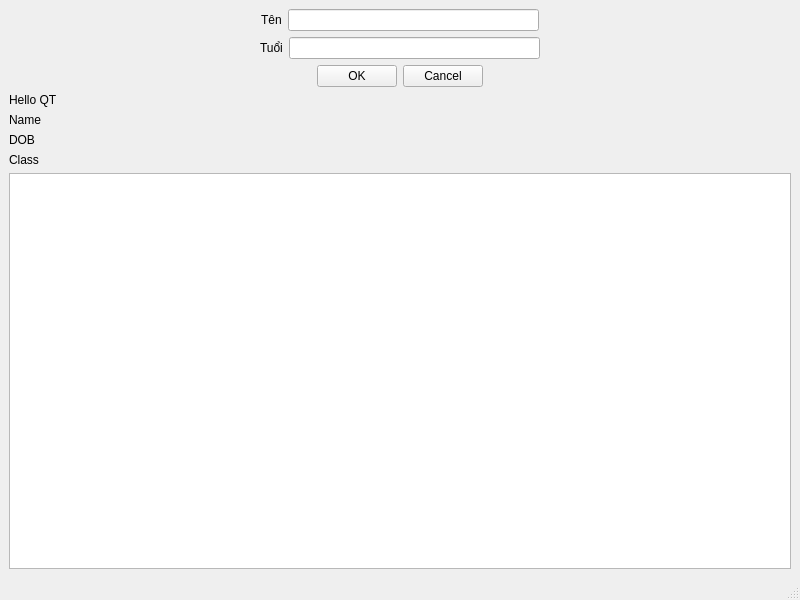
<?xml version="1.0" encoding="UTF-8"?>
<ui version="4.0">
 <class>MainWindow</class>
 <widget class="QMainWindow" name="MainWindow">
  <property name="geometry">
   <rect>
    <x>0</x>
    <y>0</y>
    <width>800</width>
    <height>600</height>
   </rect>
  </property>
  <property name="windowTitle">
   <string>MainWindow</string>
  </property>
  <widget class="QWidget" name="centralwidget">
   <layout class="QVBoxLayout" name="verticalLayout">
    <item>
     <layout class="QHBoxLayout" name="horizontalLayout">
      <item>
       <spacer name="horizontalSpacer">
        <property name="orientation">
         <enum>Qt::Horizontal</enum>
        </property>
        <property name="sizeHint" stdset="0">
         <size>
          <width>40</width>
          <height>20</height>
         </size>
        </property>
       </spacer>
      </item>
      <item>
       <widget class="QLabel" name="label">
        <property name="text">
         <string>Tên</string>
        </property>
       </widget>
      </item>
      <item>
       <widget class="QLineEdit" name="lineEdit"/>
      </item>
      <item>
       <spacer name="horizontalSpacer_2">
        <property name="orientation">
         <enum>Qt::Horizontal</enum>
        </property>
        <property name="sizeHint" stdset="0">
         <size>
          <width>40</width>
          <height>20</height>
         </size>
        </property>
       </spacer>
      </item>
     </layout>
    </item>
    <item>
     <layout class="QHBoxLayout" name="horizontalLayout_2">
      <item>
       <spacer name="horizontalSpacer_3">
        <property name="orientation">
         <enum>Qt::Horizontal</enum>
        </property>
        <property name="sizeHint" stdset="0">
         <size>
          <width>40</width>
          <height>20</height>
         </size>
        </property>
       </spacer>
      </item>
      <item>
       <widget class="QLabel" name="label_2">
        <property name="text">
         <string>Tuổi</string>
        </property>
       </widget>
      </item>
      <item>
       <widget class="QLineEdit" name="lineEdit_2"/>
      </item>
      <item>
       <spacer name="horizontalSpacer_4">
        <property name="orientation">
         <enum>Qt::Horizontal</enum>
        </property>
        <property name="sizeHint" stdset="0">
         <size>
          <width>40</width>
          <height>20</height>
         </size>
        </property>
       </spacer>
      </item>
     </layout>
    </item>
    <item>
     <layout class="QHBoxLayout" name="horizontalLayout_3">
      <item>
       <spacer name="horizontalSpacer_5">
        <property name="orientation">
         <enum>Qt::Horizontal</enum>
        </property>
        <property name="sizeHint" stdset="0">
         <size>
          <width>40</width>
          <height>20</height>
         </size>
        </property>
       </spacer>
      </item>
      <item>
       <widget class="QPushButton" name="pushButton">
        <property name="text">
         <string>OK</string>
        </property>
       </widget>
      </item>
      <item>
       <widget class="QPushButton" name="pushButton_2">
        <property name="text">
         <string>Cancel</string>
        </property>
       </widget>
      </item>
      <item>
       <spacer name="horizontalSpacer_6">
        <property name="orientation">
         <enum>Qt::Horizontal</enum>
        </property>
        <property name="sizeHint" stdset="0">
         <size>
          <width>40</width>
          <height>20</height>
         </size>
        </property>
       </spacer>
      </item>
     </layout>
    </item>
    <item>
     <widget class="QLabel" name="text">
      <property name="text">
       <string>Hello QT</string>
      </property>
     </widget>
    </item>
    <item>
     <widget class="QLabel" name="studentName">
      <property name="text">
       <string>Name</string>
      </property>
     </widget>
    </item>
    <item>
     <widget class="QLabel" name="studentDOB">
      <property name="text">
       <string>DOB</string>
      </property>
     </widget>
    </item>
    <item>
     <widget class="QLabel" name="studentClassName">
      <property name="text">
       <string>Class</string>
      </property>
     </widget>
    </item>
    <item>
     <widget class="QListWidget" name="listWidget"/>
    </item>
   </layout>
  </widget>
  <widget class="QMenuBar" name="menubar">
   <property name="geometry">
    <rect>
     <x>0</x>
     <y>0</y>
     <width>800</width>
     <height>26</height>
    </rect>
   </property>
  </widget>
  <widget class="QStatusBar" name="statusbar"/>
 </widget>
 <resources/>
 <connections/>
</ui>
